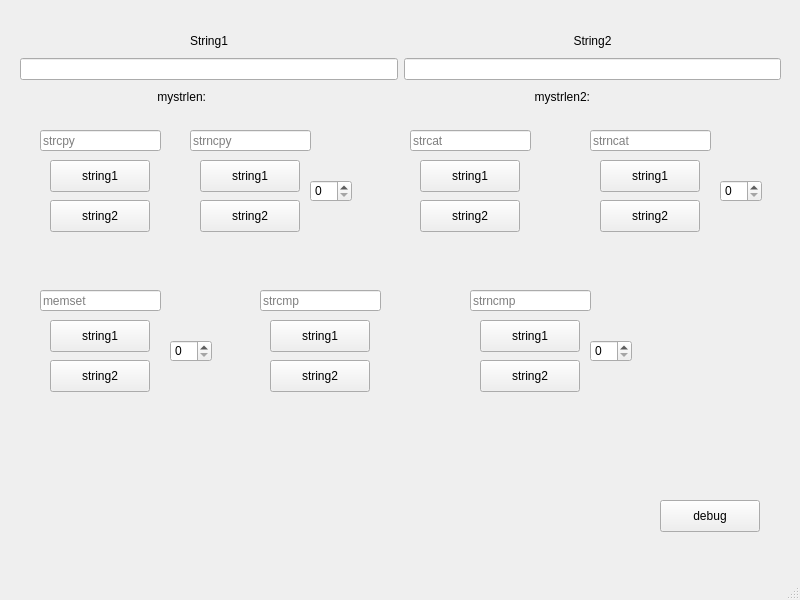
<?xml version="1.0" encoding="UTF-8"?>
<ui version="4.0">
 <class>MainWindow</class>
 <widget class="QMainWindow" name="MainWindow">
  <property name="geometry">
   <rect>
    <x>0</x>
    <y>0</y>
    <width>800</width>
    <height>600</height>
   </rect>
  </property>
  <property name="windowTitle">
   <string>MainWindow</string>
  </property>
  <widget class="QWidget" name="centralwidget">
   <widget class="QWidget" name="horizontalLayoutWidget">
    <property name="geometry">
     <rect>
      <x>20</x>
      <y>30</y>
      <width>761</width>
      <height>77</height>
     </rect>
    </property>
    <layout class="QHBoxLayout" name="horizontalLayout">
     <item>
      <layout class="QVBoxLayout" name="verticalLayout">
       <item>
        <widget class="QLabel" name="string1Label">
         <property name="text">
          <string>String1</string>
         </property>
         <property name="alignment">
          <set>Qt::AlignCenter</set>
         </property>
        </widget>
       </item>
       <item>
        <widget class="QLineEdit" name="string1Edit">
         <property name="text">
          <string/>
         </property>
         <property name="readOnly">
          <bool>true</bool>
         </property>
        </widget>
       </item>
       <item>
        <layout class="QHBoxLayout" name="horizontalLayout_3">
         <item>
          <widget class="QLabel" name="strlen1label">
           <property name="text">
            <string>mystrlen:</string>
           </property>
           <property name="alignment">
            <set>Qt::AlignRight|Qt::AlignTrailing|Qt::AlignVCenter</set>
           </property>
          </widget>
         </item>
         <item>
          <widget class="QLabel" name="strlen1">
           <property name="text">
            <string/>
           </property>
          </widget>
         </item>
        </layout>
       </item>
      </layout>
     </item>
     <item>
      <layout class="QVBoxLayout" name="verticalLayout_2">
       <item>
        <widget class="QLabel" name="string2Label">
         <property name="text">
          <string>String2</string>
         </property>
         <property name="alignment">
          <set>Qt::AlignCenter</set>
         </property>
        </widget>
       </item>
       <item>
        <widget class="QLineEdit" name="string2Edit">
         <property name="readOnly">
          <bool>true</bool>
         </property>
        </widget>
       </item>
       <item>
        <layout class="QHBoxLayout" name="horizontalLayout_4">
         <item>
          <widget class="QLabel" name="strlen2label">
           <property name="text">
            <string>mystrlen2:</string>
           </property>
           <property name="alignment">
            <set>Qt::AlignRight|Qt::AlignTrailing|Qt::AlignVCenter</set>
           </property>
          </widget>
         </item>
         <item>
          <widget class="QLabel" name="strlen2">
           <property name="text">
            <string/>
           </property>
          </widget>
         </item>
        </layout>
       </item>
      </layout>
     </item>
    </layout>
   </widget>
   <widget class="QLineEdit" name="changeStringLine">
    <property name="geometry">
     <rect>
      <x>40</x>
      <y>130</y>
      <width>121</width>
      <height>21</height>
     </rect>
    </property>
    <property name="placeholderText">
     <string>strcpy</string>
    </property>
   </widget>
   <widget class="QPushButton" name="changeString1">
    <property name="geometry">
     <rect>
      <x>50</x>
      <y>160</y>
      <width>100</width>
      <height>32</height>
     </rect>
    </property>
    <property name="text">
     <string>string1</string>
    </property>
   </widget>
   <widget class="QPushButton" name="changeString2">
    <property name="geometry">
     <rect>
      <x>50</x>
      <y>200</y>
      <width>100</width>
      <height>32</height>
     </rect>
    </property>
    <property name="text">
     <string>string2</string>
    </property>
   </widget>
   <widget class="QPushButton" name="strncpyString1">
    <property name="geometry">
     <rect>
      <x>200</x>
      <y>160</y>
      <width>100</width>
      <height>32</height>
     </rect>
    </property>
    <property name="text">
     <string>string1</string>
    </property>
   </widget>
   <widget class="QPushButton" name="strncpyString2">
    <property name="geometry">
     <rect>
      <x>200</x>
      <y>200</y>
      <width>100</width>
      <height>32</height>
     </rect>
    </property>
    <property name="text">
     <string>string2</string>
    </property>
   </widget>
   <widget class="QLineEdit" name="strncpyLine">
    <property name="geometry">
     <rect>
      <x>190</x>
      <y>130</y>
      <width>121</width>
      <height>21</height>
     </rect>
    </property>
    <property name="placeholderText">
     <string>strncpy</string>
    </property>
   </widget>
   <widget class="QSpinBox" name="strncpyNum">
    <property name="geometry">
     <rect>
      <x>310</x>
      <y>180</y>
      <width>42</width>
      <height>22</height>
     </rect>
    </property>
   </widget>
   <widget class="QPushButton" name="strcatString1">
    <property name="geometry">
     <rect>
      <x>420</x>
      <y>160</y>
      <width>100</width>
      <height>32</height>
     </rect>
    </property>
    <property name="text">
     <string>string1</string>
    </property>
   </widget>
   <widget class="QPushButton" name="strcatString2">
    <property name="geometry">
     <rect>
      <x>420</x>
      <y>200</y>
      <width>100</width>
      <height>32</height>
     </rect>
    </property>
    <property name="text">
     <string>string2</string>
    </property>
   </widget>
   <widget class="QLineEdit" name="strcatLine">
    <property name="geometry">
     <rect>
      <x>410</x>
      <y>130</y>
      <width>121</width>
      <height>21</height>
     </rect>
    </property>
    <property name="placeholderText">
     <string>strcat</string>
    </property>
   </widget>
   <widget class="QPushButton" name="pushButton">
    <property name="geometry">
     <rect>
      <x>660</x>
      <y>500</y>
      <width>100</width>
      <height>32</height>
     </rect>
    </property>
    <property name="text">
     <string>debug</string>
    </property>
   </widget>
   <widget class="QPushButton" name="strncatString2">
    <property name="geometry">
     <rect>
      <x>600</x>
      <y>200</y>
      <width>100</width>
      <height>32</height>
     </rect>
    </property>
    <property name="text">
     <string>string2</string>
    </property>
   </widget>
   <widget class="QLineEdit" name="strncatLine">
    <property name="geometry">
     <rect>
      <x>590</x>
      <y>130</y>
      <width>121</width>
      <height>21</height>
     </rect>
    </property>
    <property name="placeholderText">
     <string>strncat</string>
    </property>
   </widget>
   <widget class="QPushButton" name="strncatString1">
    <property name="geometry">
     <rect>
      <x>600</x>
      <y>160</y>
      <width>100</width>
      <height>32</height>
     </rect>
    </property>
    <property name="text">
     <string>string1</string>
    </property>
   </widget>
   <widget class="QSpinBox" name="strncatNum">
    <property name="geometry">
     <rect>
      <x>720</x>
      <y>180</y>
      <width>42</width>
      <height>22</height>
     </rect>
    </property>
   </widget>
   <widget class="QPushButton" name="memsetString2">
    <property name="geometry">
     <rect>
      <x>50</x>
      <y>360</y>
      <width>100</width>
      <height>32</height>
     </rect>
    </property>
    <property name="text">
     <string>string2</string>
    </property>
   </widget>
   <widget class="QLineEdit" name="memsetLine">
    <property name="geometry">
     <rect>
      <x>40</x>
      <y>290</y>
      <width>121</width>
      <height>21</height>
     </rect>
    </property>
    <property name="maxLength">
     <number>1</number>
    </property>
    <property name="placeholderText">
     <string>memset</string>
    </property>
   </widget>
   <widget class="QPushButton" name="memsetString1">
    <property name="geometry">
     <rect>
      <x>50</x>
      <y>320</y>
      <width>100</width>
      <height>32</height>
     </rect>
    </property>
    <property name="text">
     <string>string1</string>
    </property>
   </widget>
   <widget class="QSpinBox" name="memsetNum">
    <property name="geometry">
     <rect>
      <x>170</x>
      <y>340</y>
      <width>42</width>
      <height>22</height>
     </rect>
    </property>
   </widget>
   <widget class="QPushButton" name="strcmpString1">
    <property name="geometry">
     <rect>
      <x>270</x>
      <y>320</y>
      <width>100</width>
      <height>32</height>
     </rect>
    </property>
    <property name="text">
     <string>string1</string>
    </property>
   </widget>
   <widget class="QLineEdit" name="strcmpLine">
    <property name="geometry">
     <rect>
      <x>260</x>
      <y>290</y>
      <width>121</width>
      <height>21</height>
     </rect>
    </property>
    <property name="maxLength">
     <number>32767</number>
    </property>
    <property name="placeholderText">
     <string>strcmp</string>
    </property>
   </widget>
   <widget class="QPushButton" name="strcmpString2">
    <property name="geometry">
     <rect>
      <x>270</x>
      <y>360</y>
      <width>100</width>
      <height>32</height>
     </rect>
    </property>
    <property name="text">
     <string>string2</string>
    </property>
   </widget>
   <widget class="QLineEdit" name="strncmpLine">
    <property name="geometry">
     <rect>
      <x>470</x>
      <y>290</y>
      <width>121</width>
      <height>21</height>
     </rect>
    </property>
    <property name="maxLength">
     <number>32767</number>
    </property>
    <property name="placeholderText">
     <string>strncmp</string>
    </property>
   </widget>
   <widget class="QPushButton" name="strncmpString1">
    <property name="geometry">
     <rect>
      <x>480</x>
      <y>320</y>
      <width>100</width>
      <height>32</height>
     </rect>
    </property>
    <property name="text">
     <string>string1</string>
    </property>
   </widget>
   <widget class="QPushButton" name="strncmpString2">
    <property name="geometry">
     <rect>
      <x>480</x>
      <y>360</y>
      <width>100</width>
      <height>32</height>
     </rect>
    </property>
    <property name="text">
     <string>string2</string>
    </property>
   </widget>
   <widget class="QSpinBox" name="strncmpNum">
    <property name="geometry">
     <rect>
      <x>590</x>
      <y>340</y>
      <width>42</width>
      <height>22</height>
     </rect>
    </property>
   </widget>
  </widget>
  <widget class="QMenuBar" name="menubar">
   <property name="geometry">
    <rect>
     <x>0</x>
     <y>0</y>
     <width>800</width>
     <height>24</height>
    </rect>
   </property>
  </widget>
  <widget class="QStatusBar" name="statusbar"/>
 </widget>
 <resources/>
 <connections/>
</ui>
